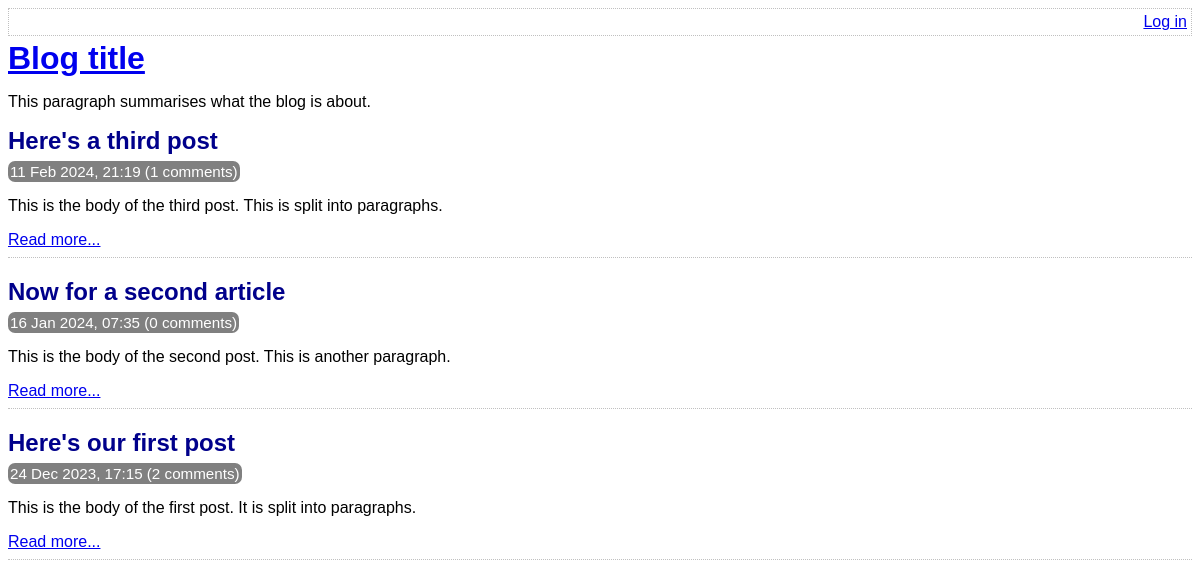
/, run on an earlier commit of the app's database.
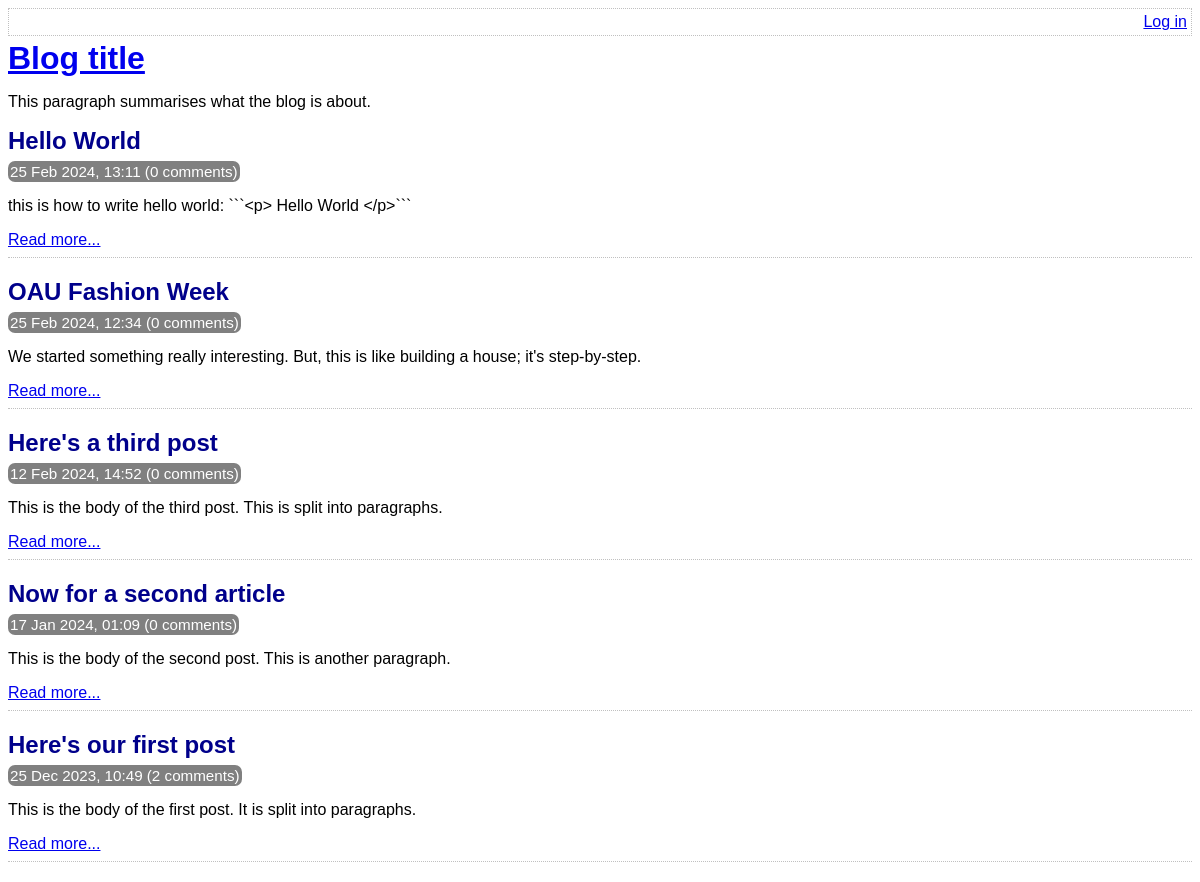
And on a later commit of the database.
### tables this page shows
CREATE TABLE post (
	id INTEGER PRIMARY KEY AUTOINCREMENT NOT NULL,
	title VARCHAR NOT NULL,
	body VARCHAR NOT NULL,
	user_id INTEGER NOT NULL,
	created_at VARCHAR NOT NULL,
	updated_at VARCHAR,
	FOREIGN KEY (user_id) REFERENCES user(id)
);

### lib/common.php (called while the page is built, shortened)
<?php
function htmlEscape($html)
{
    return htmlspecialchars($html, ENT_HTML5, 'UTF-8');
}
function convertSqlDate($sqlDate)
{
    $date = DateTime::createFromFormat('Y-m-d H:i:s', $sqlDate);
    return $date->format('d M Y, H:i');
}
function getAllPosts(PDO $pdo)
{
    $stmt = $pdo->query(
        'SELECT
            id, title, created_at, body,
            (SELECT COUNT(*) FROM comment WHERE comment.post_id = post.id) comment_count
        FROM
            post
        ORDER BY
            created_at DESC'
    );
    return $stmt->fetchAll(PDO::FETCH_ASSOC);
}
function isLoggedIn()
{
    return isset($_SESSION['logged_in_username']);
}

### index.php (the view, shortened to what this page needs)
<?php
require_once 'lib/common.php';
$pdo = getPDO();
$posts = getAllPosts($pdo);
?>
<!DOCTYPE html>
<html>
    <head>
        <?php require 'templates/head.php' ?>
    </head>
    <body>
        <?php require 'templates/title.php' ?>
        <div class="post-list">
            <?php foreach ($posts as $post): ?>
                <div class="post-synopsis">
                    <h2>
                        <?php echo htmlEscape($post['title']) ?>
                    </h2>
                    <div class="meta">
                        <?php echo convertSqlDate($post['created_at']) ?>
                        (<?php echo $post['comment_count'] ?> comments)
                    </div>
                    <p>
                        <?php echo htmlEscape($post['body']) ?>
                    </p>
                    <div class="post-controls">
                        <a
                            href="view-post.php?post_id=<?php echo $post['id'] ?>"
                        >Read more...</a>
                    </div>
                </div>
            <?php endforeach ?>
        </div>
    </body>
</html>

### templates/head.php (shortened to what this page needs)
<link rel="stylesheet" type="text/css" href="assets/main.css" />

### templates/top-menu.php
<div class="top-menu">
    <div class="menu-options">
        <?php if (isLoggedIn()): ?>
            <a href="index.php">Home</a>
            |
            <a href="list-posts.php">All posts</a>
            |
            <a href="edit-post.php">New post</a>
            |
            Hello <?php echo htmlEscape(getAuthUser()) ?>.
            <a href="logout.php">Log out</a>
        <?php else: ?>
            <a href="login.php">Log in</a>
        <?php endif ?>
    </div>
</div>

### templates/title.php
<?php require 'top-menu.php' ?>
<a href="index.php">
    <h1>Blog title</h1>
</a>
<p>This paragraph summarises what the blog is about.</p>

### assets/main.css (style rules this page uses)
.top-menu { border: 1px dotted silver; min-height: 18px; padding: 4px; margin-bottom: 4px; }
.menu-options { float: right; }
h1, h2, h3 { margin-top: 0; margin-bottom: 8px; }
body { font-family: sans-serif; }
.post-synopsis { padding-bottom: 8px; border-bottom: 1px dotted silver; margin-bottom: 20px; }
.post-synopsis h2, .post h2 { color: darkblue; }
.post .date, .post-synopsis .meta { color: white; background-color: grey; border-radius: 7px; padding: 2px; display: inline; font-size: 0.95em; }

What changed in the data, as far as the page shows it:
added post: title "Hello World", created_at "25 Feb 2024, 13:11", comment_count "0", body "this is how to write hello world: ```<p> Hello World </p>```"
added post: title "OAU Fashion Week", created_at "25 Feb 2024, 12:34", comment_count "0", body "We started something really interesting. But, this is like building a house; it's step-by-step."
changed post "Here's a third post": created_at "11 Feb 2024, 21:19" → "12 Feb 2024, 14:52"; comment_count "1" → "0"
changed post "Now for a second article": created_at "16 Jan 2024, 07:35" → "17 Jan 2024, 01:09"
changed post "Here's our first post": created_at "24 Dec 2023, 17:15" → "25 Dec 2023, 10:49"
